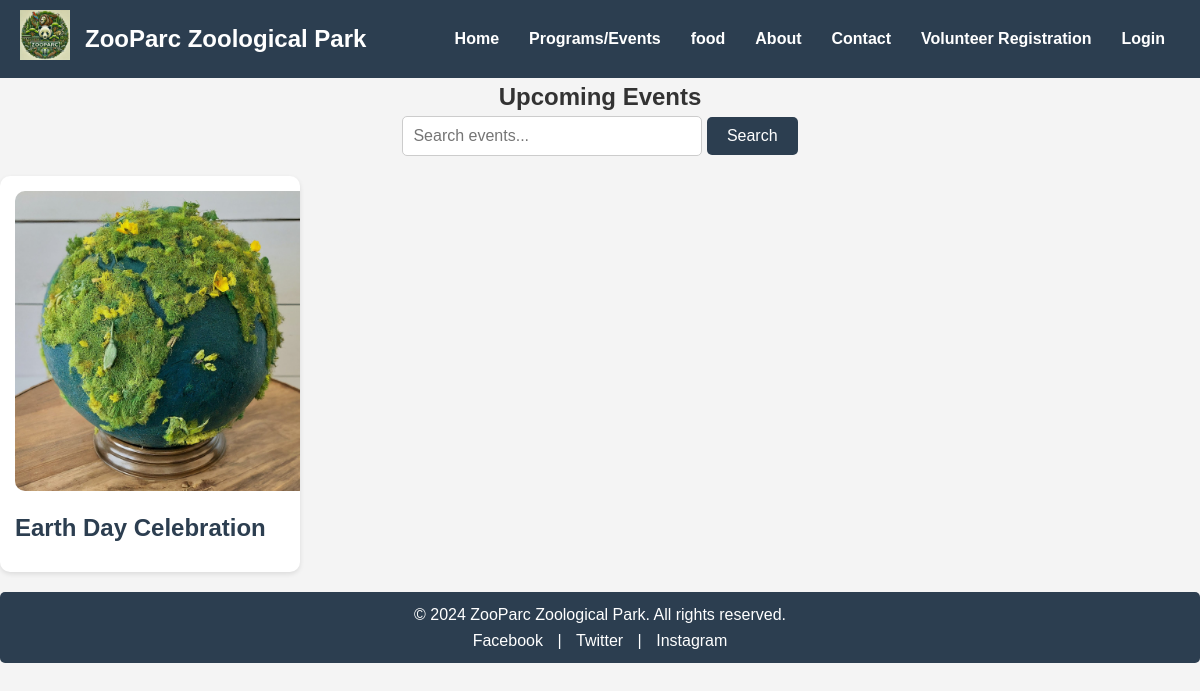
Screenshot of /Events.php with the database file from the repository.
### tables this page shows
CREATE TABLE `events` (
  `event_id` int(11) NOT NULL,
  `event_name` varchar(150) DEFAULT NULL,
  `description` text DEFAULT NULL,
  `event_date` date DEFAULT NULL,
  `start_time` time DEFAULT NULL,
  `end_time` time DEFAULT NULL,
  `location` varchar(100) DEFAULT NULL,
  `image` varchar(255) DEFAULT NULL,
  `created_by` int(11) DEFAULT NULL,
  `created_at` timestamp NOT NULL DEFAULT current_timestamp()
);

### Events.php (the view, shortened to what this page needs)
<!DOCTYPE html>
<html lang="en">
<head>
    <link rel="stylesheet" href="css/events.css">
</head>
<body>
<?php include('php/header.php'); ?>
<main>
    <section class="events-section">
        <h2>Upcoming Events</h2>
        <form method="GET" class="search-form">
            <input type="text" name="search" placeholder="Search events..." value="<?php echo isset($_GET['search']) ? $_GET['search'] : ''; ?>">
            <button type="submit">Search</button>
        </form>
        <div class="events-grid">
            <?php
            $conn = new mysqli('localhost', 'root', '', 'zoo');
            $searchTerm = isset($_GET['search']) ? '%' . $_GET['search'] . '%' : '%';
            $sql = "SELECT event_id, event_name, image FROM Events WHERE event_name LIKE ? ORDER BY event_date DESC";
            $stmt = $conn->prepare($sql);
            $stmt->bind_param("s", $searchTerm);
            $stmt->execute();
            $result = $stmt->get_result();
            if ($result->num_rows > 0) {
                while($row = $result->fetch_assoc()) {
                    $imagePath = $row['image'] ? $row['image'] : 'images/default-image.png';
                    echo "<div class='event-card'>
                            <a href='eventdetails.php?event_id={$row['event_id']}'>
                                <img src='{$imagePath}' alt='{$row['event_name']}'>
                                <h3>{$row['event_name']}</h3>
                            </a>
                          </div>";
                }
            } else {
                echo "<p>No events found.</p>";
            }
            ?>
        </div>
    </section>
</main>
<?php include('php/footer.php'); ?>
</body>
</html>

### css/events.css (style rules this page uses)
* { margin: 0; padding: 0; box-sizing: border-box; }
body { font-family: 'Arial', sans-serif; line-height: 1.6; background-color: #f4f4f4; color: #333; text-align: center; }
.events-grid { display: grid; grid-template-columns: repeat(auto-fill, minmax(300px, 1fr)); gap: 20px; justify-content: center; }
.event-card { background-color: #fff; padding: 15px; border-radius: 10px; box-shadow: 0 2px 5px rgba(0, 0, 0, 0.1); transition: transform 0.3s, box-shadow 0.3s; text-align: left; overflow: hidden; position: relative; width: 300px; height: auto; }
.event-card img { width: 300px; height: 300px; border-radius: 10px; object-fit: cover; transition: transform 0.3s; }
.event-card h3 { margin: 10px 0; font-size: 1.5rem; color: #2c3e50; }
.event-card a { color: inherit; text-decoration: none; }
.search-form { margin-bottom: 20px; text-align: center; }
.search-form input[type="text"] { padding: 10px; width: 300px; border: 1px solid #ccc; border-radius: 5px; font-size: 1rem; }
.search-form button { padding: 10px 20px; background-color: #2c3e50; color: #fff; border: none; border-radius: 5px; cursor: pointer; font-size: 1rem; transition: background-color 0.3s; }

### rows the page displays
events: image (picture), event_name "Earth Day Celebration"
